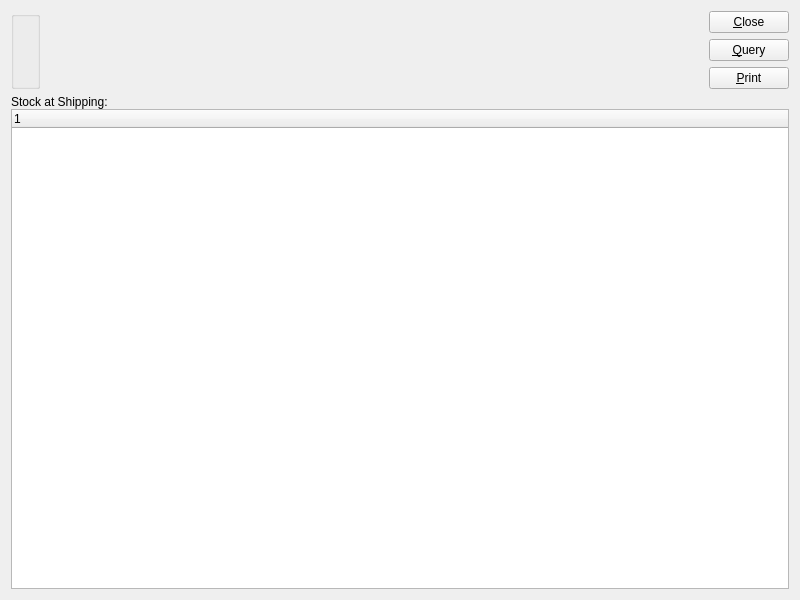
<?xml version="1.0" encoding="UTF-8"?>
<ui version="4.0">
 <comment>This file is part of the xTuple ERP: PostBooks Edition, a free and
open source Enterprise Resource Planning software suite,
Copyright (c) 1999-2010 by OpenMFG LLC, d/b/a xTuple.
It is licensed to you under the Common Public Attribution License
version 1.0, the full text of which (including xTuple-specific Exhibits)
is available at www.xtuple.com/CPAL.  By using this software, you agree
to be bound by its terms.</comment>
 <class>maintainShipping</class>
 <widget class="QWidget" name="maintainShipping">
  <property name="geometry">
   <rect>
    <x>0</x>
    <y>0</y>
    <width>800</width>
    <height>600</height>
   </rect>
  </property>
  <property name="windowTitle">
   <string>Maintain Shipping</string>
  </property>
  <layout class="QGridLayout" name="gridLayout">
   <item row="0" column="0">
    <layout class="QHBoxLayout" name="horizontalLayout">
     <item>
      <widget class="WarehouseGroup" name="_warehouse">
       <property name="focusPolicy">
        <enum>Qt::StrongFocus</enum>
       </property>
       <property name="title">
        <string/>
       </property>
       <property name="fixedSize">
        <bool>false</bool>
       </property>
      </widget>
     </item>
     <item>
      <spacer>
       <property name="orientation">
        <enum>Qt::Horizontal</enum>
       </property>
       <property name="sizeType">
        <enum>QSizePolicy::Expanding</enum>
       </property>
       <property name="sizeHint" stdset="0">
        <size>
         <width>20</width>
         <height>20</height>
        </size>
       </property>
      </spacer>
     </item>
     <item>
      <layout class="QVBoxLayout" name="verticalLayout">
       <item>
        <widget class="QPushButton" name="_close">
         <property name="text">
          <string>&amp;Close</string>
         </property>
        </widget>
       </item>
       <item>
        <widget class="QPushButton" name="_query">
         <property name="text">
          <string>&amp;Query</string>
         </property>
        </widget>
       </item>
       <item>
        <widget class="QPushButton" name="_print">
         <property name="text">
          <string>&amp;Print</string>
         </property>
        </widget>
       </item>
       <item>
        <spacer name="verticalSpacer">
         <property name="orientation">
          <enum>Qt::Vertical</enum>
         </property>
         <property name="sizeHint" stdset="0">
          <size>
           <width>20</width>
           <height>0</height>
          </size>
         </property>
        </spacer>
       </item>
      </layout>
     </item>
    </layout>
   </item>
   <item row="1" column="0">
    <widget class="QFrame" name="frame">
     <property name="sizePolicy">
      <sizepolicy hsizetype="Preferred" vsizetype="Expanding">
       <horstretch>0</horstretch>
       <verstretch>1</verstretch>
      </sizepolicy>
     </property>
     <property name="frameShape">
      <enum>QFrame::NoFrame</enum>
     </property>
     <property name="frameShadow">
      <enum>QFrame::Plain</enum>
     </property>
     <layout class="QVBoxLayout">
      <property name="spacing">
       <number>0</number>
      </property>
      <property name="margin">
       <number>0</number>
      </property>
      <item>
       <widget class="QLabel" name="_stockAtShippingLit">
        <property name="text">
         <string>Stock at Shipping:</string>
        </property>
        <property name="buddy">
         <cstring>_ship</cstring>
        </property>
       </widget>
      </item>
      <item>
       <widget class="XTreeWidget" name="_ship">
        <property name="rootIsDecorated">
         <bool>true</bool>
        </property>
       </widget>
      </item>
     </layout>
    </widget>
   </item>
  </layout>
 </widget>
 <layoutdefault spacing="6" margin="11"/>
 <pixmapfunction>qPixmapFromMimeSource</pixmapfunction>
 <customwidgets>
  <customwidget>
   <class>WarehouseGroup</class>
   <extends>QGroupBox</extends>
   <header>warehousegroup.h</header>
  </customwidget>
  <customwidget>
   <class>XTreeWidget</class>
   <extends>QTreeWidget</extends>
   <header>xtreewidget.h</header>
   <container>1</container>
  </customwidget>
 </customwidgets>
 <tabstops>
  <tabstop>_warehouse</tabstop>
  <tabstop>_close</tabstop>
 </tabstops>
 <resources/>
 <connections>
  <connection>
   <sender>_close</sender>
   <signal>clicked()</signal>
   <receiver>maintainShipping</receiver>
   <slot>close()</slot>
   <hints>
    <hint type="sourcelabel">
     <x>633</x>
     <y>32</y>
    </hint>
    <hint type="destinationlabel">
     <x>20</x>
     <y>20</y>
    </hint>
   </hints>
  </connection>
 </connections>
</ui>
